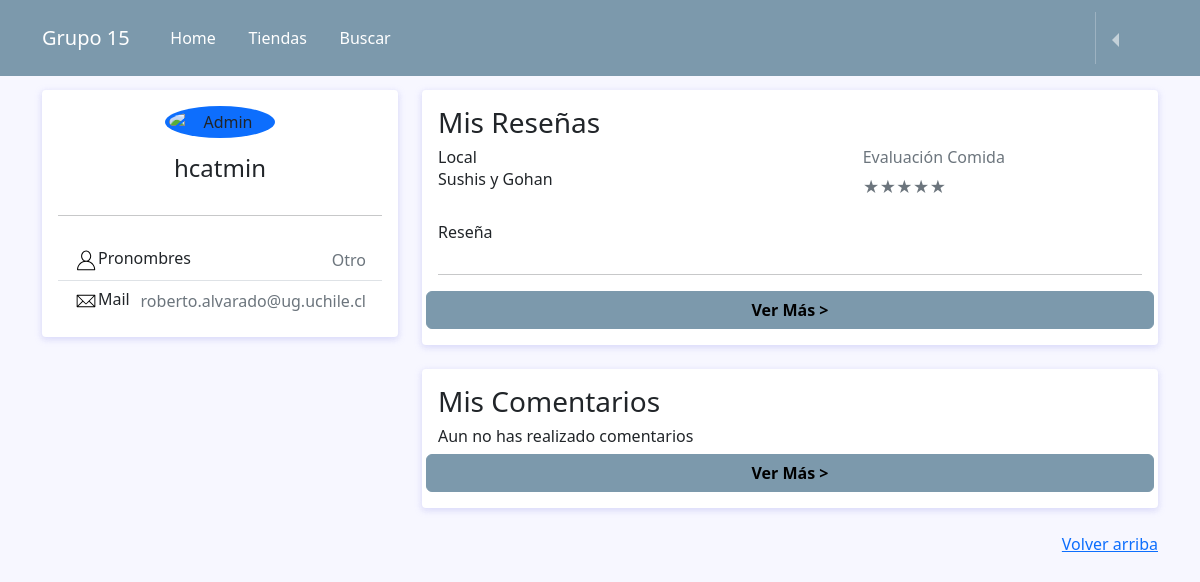
The app's page /profile/ (signed in) with its own data.
### reviews/models.py (models this page shows, shortened)
class User(AbstractUser):
  pronombres = [('La','La'),('El','El'), ('Le','Le'),('Otro','Otro')]
  pronombre = models.CharField(max_length=5,choices=pronombres)

class Evaluacion(models.Model):
    usuario = models.ForeignKey(User, on_delete=models.CASCADE)
    local_comida = models.ForeignKey(Puesto_de_comida, related_name='evaluaciones', on_delete=models.CASCADE)
    detalle = models.TextField(blank=True)
    calificacion_comida = models.IntegerField()
    calificacion_precio = models.IntegerField()
    calificacion_presentacion = models.IntegerField()
    fecha = models.DateTimeField(auto_now_add=True)
    usuario_dio_like = models.ManyToManyField(User, related_name='like_reviews', blank=True)
    usuario_dio_dislike = models.ManyToManyField(User, related_name='dislike_reviews', blank=True)

class Puesto_de_comida(models.Model):
    nombre = models.CharField(max_length=200)
    dueño = models.CharField(max_length=200, blank=True)
    FotoLocal = models.ImageField(upload_to='Fotos_locales/', null=True, blank=True)
    def __str__(self):
        return self.nombre

### reviews/views.py (the view)
# urls.py: path('profile/', perfil, name="profile"),
@login_required
def perfil(request):
    reviews_usuario = Evaluacion.objects.filter(usuario_id = request.user)
    comentarios_usuario = Comentario.objects.filter(comentarista = request.user)
    return render(request, "perfil.html", {"reviews_usuario" : reviews_usuario, "comentarios_usuario" : comentarios_usuario})

### templates/perfil.html (shortened to what this page needs)
{% extends 'base.html' %}
{% load static %}
{% block content %}
<head>
  <link rel="stylesheet">
  <link href="https://cdnjs.cloudflare.com/ajax/libs/font-awesome/5.11.2/css/all.min.css" rel="stylesheet">
  <link rel="stylesheet" href="{% static 'css/perfil.css' %}">
</head>
{% if request.user.is_authenticated %}
<div class="container">
  <div class="main-body">
    <div class="row">
      <div class="col-lg-4">
        <div class="card">
          <div class="card-body">
            <div class="d-flex flex-column align-items-center text-center">
              <img src="https://cdn-icons-png.flaticon.com/512/149/149071.png?w=740&t=st=1688231463~exp=1688232063~hmac=ebc33f7db0736a6bbfe91501a4693152d8b848fbe1c4ccbad5159473861be23a" alt="Admin" class="rounded-circle p-1 bg-primary" width="110">
              <div class="mt-3">
                <h4>{{request.user.username}}</h4>
              </div>
            </div>
            <hr class="my-4">
            <ul class="list-group list-group-flush">
              <li class="list-group-item d-flex justify-content-between align-items-center flex-wrap">
                <h6 class="mb-0">Pronombres</h6>
                <span class="text-secondary">{{request.user.pronombre}}</span>
              </li>
              <li class="list-group-item d-flex justify-content-between align-items-center flex-wrap">
                <h6 class="mb-0">Mail</h6>
                <span class="text-secondary">{{request.user.email}}</span>
              </li>
            </ul>
          </div>
        </div>
      </div>
      <div class="col-lg-8">
        <div class="card">
          <div class="card-body">
          <h3>Mis Reseñas</h3>
          {% for review in reviews_usuario|slice:":3" %}
            <div class="row mb-3">
              <div class="col-sm-7">
                <h6 class="mb-0">Local</h6>
                <p>{{review.local_comida}}</p>
              </div>
              <div class="col-sm-5 text-secondary">
                <h6>Evaluación Comida</h6>
                    {% if review.calificacion_comida == 5 %}
                      <span>★★★★★</span>
                    {% endif %}
              </div>
            </div>
            <div class="row mb-7">
              <div class="col-sm-10">
                <h6 class="mb-0">Reseña</h6>
              </div>
            </div>
            <hr>
          {% empty %}
          <h6>No has realizado reseñas</h6>
          {% endfor %}
            <div class="row">
              <button class="btn see-more" id="see-more" data-toggle="modal" data-target="#exampleModal">Ver Más ></button>
            </div>
          </div>
        </div>
        <div class="row">
          <div class="col-sm-12">
            <div class="card">
              <div class="card-body">
                <h3>Mis Comentarios</h3>
              {% for comentario in comentarios_usuario|slice:":3" %}
                <div class="row mb-3">
                  <div class="col-sm-7">
                    <h6 class="d-flex align-items-center">Local</h5>
                    <p>{{comentario.evaluacion.local_comida}}</p>
                  </div>
                  <div class="col-sm-5">
                    <h6>Mi comentario</h6>
                    <p>{{comentario.comentario}}</p>
                  </div>
                  <div class="row mb-7">
                    <div class="col-sm-7">
                      <h6 class="mb-0">Reseña</h6>
                      <p>{{comentario.evaluacion.usuario}}: "{{comentario.evaluacion.detalle}}"</p>
                    </div>
                  </div>
                </div>
                <hr>
              {% empty %}
              <h6>Aun no has realizado comentarios</h6>
              {% endfor %}
                <div class="row">
                  <button class="btn see-more" id="see-more" data-toggle="modal" data-target="#commentsModal">Ver Más ></button>
                </div>
              </div>
            </div>
          </div>
        </div>
      </div>
    </div>
  </div>
</div>
{%endif%}
{% endblock %}

### static/css/style.css (style rules this page uses)
body { background-color: #D3DEDC; padding-top: 70px; padding-bottom: 90px; }

### static/css/perfil.css (style rules this page uses)
body { background: #f7f7ff; margin-top:20px; }
.card { position: relative; display: flex; flex-direction: column; min-width: 0; word-wrap: break-word; background-color: #fff; background-clip: border-box; border: 0 solid transparent; border-radius: .25rem; margin-bottom: 1.5rem; box-shadow: 0 2px 6px 0 rgb(218 218 253 / 65%), 0 2px 6px 0 rgb(206 206 238 / 54%); }
.see-more { background-color: #7C99AC; color: black; font-weight: bold; border-color: #7C99AC; }

### records on screen
User: user.username "hcatmin", user.pronombre "Otro", user.email "roberto.alvarado@ug.uchile.cl"
Evaluacion: local_comida "Sushis y Gohan"
